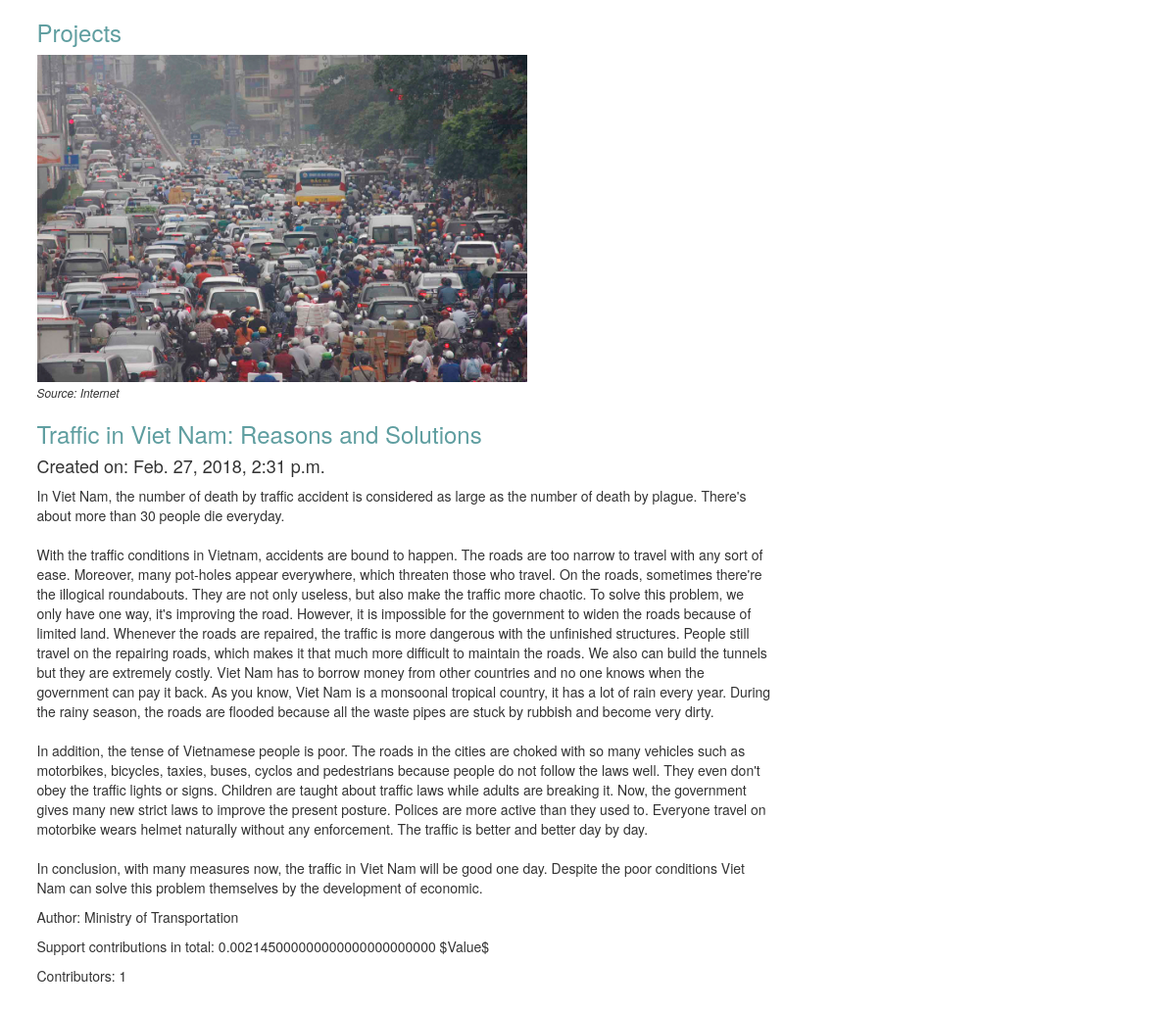
The page / on the database its author committed.
### web_mvc/models.py (models this page shows, shortened)
class Post(models.Model):
    title = models.CharField(max_length=500)
    text = models.TextField()
    created_date = models.DateTimeField(default=timezone.now, auto_created=True)
    last_edited_date = models.DateTimeField(auto_now_add=True)
    published_date = models.DateTimeField(blank=True, null=True)
    author = models.ForeignKey(Author, on_delete=models.PROTECT)
    front_image = models.ImageField(upload_to='storage/', null=True, blank=True)
    contributions = models.DecimalField(default=0.0, max_digits=30, decimal_places=27)
    contributors = models.IntegerField(default=0)

class Author(models.Model):
    name = models.CharField(max_length=250)
    email = models.EmailField(unique=True, null=False, blank=False)
    eth_address = models.CharField(max_length=256, unique=True, blank=False, null=False)
    joined_date = models.DateTimeField(default=timezone.now, auto_created=True)

### web_mvc/views.py (the view)
# urls.py: path(r'', views.index, name='index'),
def index(request):
    posts = Post.objects.order_by("created_date")
    contributions = Contribution.objects.order_by("contribute_date")
    return render(request,
                  template_name='web_mvc/index.html',
                  context={
                      'posts': posts,
                      'contributions': contributions
                  })

### templates/web_mvc/index.html
{% extends 'web_mvc/base.html' %}
{% load tz %}
{% block content %}
    <h3>Projects</h3>
        {% for post in posts %}
            <div>
                {% if post.front_image %}
                    <img src="{{ post.front_image.url }}" width="500px"/>
                    <p><small><i>Source: Internet</i></small></p>
                {% endif %}
                <p><h3>{{ post.title }}</h3></p>
                <p><h4>Created on: {{ post.created_date|localtime }}</h4></p>
                <p>{{ post.text | linebreaksbr }}</p>
                <p>Author: {{ post.author.name }}</p>
                <p>Support contributions in total: {{ post.contributions }} $Value$</p>
                <p>Contributors: {{ post.contributors }}</p>
                <br/>
            </div>
        {% endfor %}
{% endblock %}

### templates/web_mvc/base.html (shortened to what this page needs)
<!DOCTYPE html>
{% load staticfiles %}
<html lang="en">
<head>
    <link rel="stylesheet" href="//maxcdn.bootstrapcdn.com/bootstrap/3.2.0/css/bootstrap.min.css">
    <link rel="stylesheet" href="//maxcdn.bootstrapcdn.com/bootstrap/3.2.0/css/bootstrap-theme.min.css">
    <link rel="stylesheet" type="text/css" href="{% static 'css/base.css' %}">
</head>
<body>
    <div class="content container">
        <div class="row">
            <div class="col-md-8">
                {% block content %}
                {% endblock %}
            </div>
        </div>
    </div>
</body>
</html>

### static/css/base.css (style rules this page uses)
h3 { color: cadetblue; }
body { padding-left: 15px; }

### rows shown on the page
Post: front_image (picture), title "Traffic in Viet Nam: Reasons and Solutions", created_date "Feb. 27, 2018, 2:31 p.m.", text "In Viet Nam, the number of death by traffic accident is considered as large as the number of death by plague. There's about more than 30 people die everyday. With the traffic conditions in Vietnam, accidents are bound to happen. The roads are too narrow to travel with any sort of ease. Moreover, many pot-holes appear everywhere, which threaten those who travel. On the roads, sometimes there're the illogical roundabouts. They are not only useless, but also make the traffic more chaotic. To solve this problem, we only have one way, it's improving the road. However, it is impossible for the government to widen the roads because of limited land. Whenever the roads are repaired, the traffic is…", author.name "Ministry of Transportation", contributions "0.002145000000000000000000000", contributors "1"
